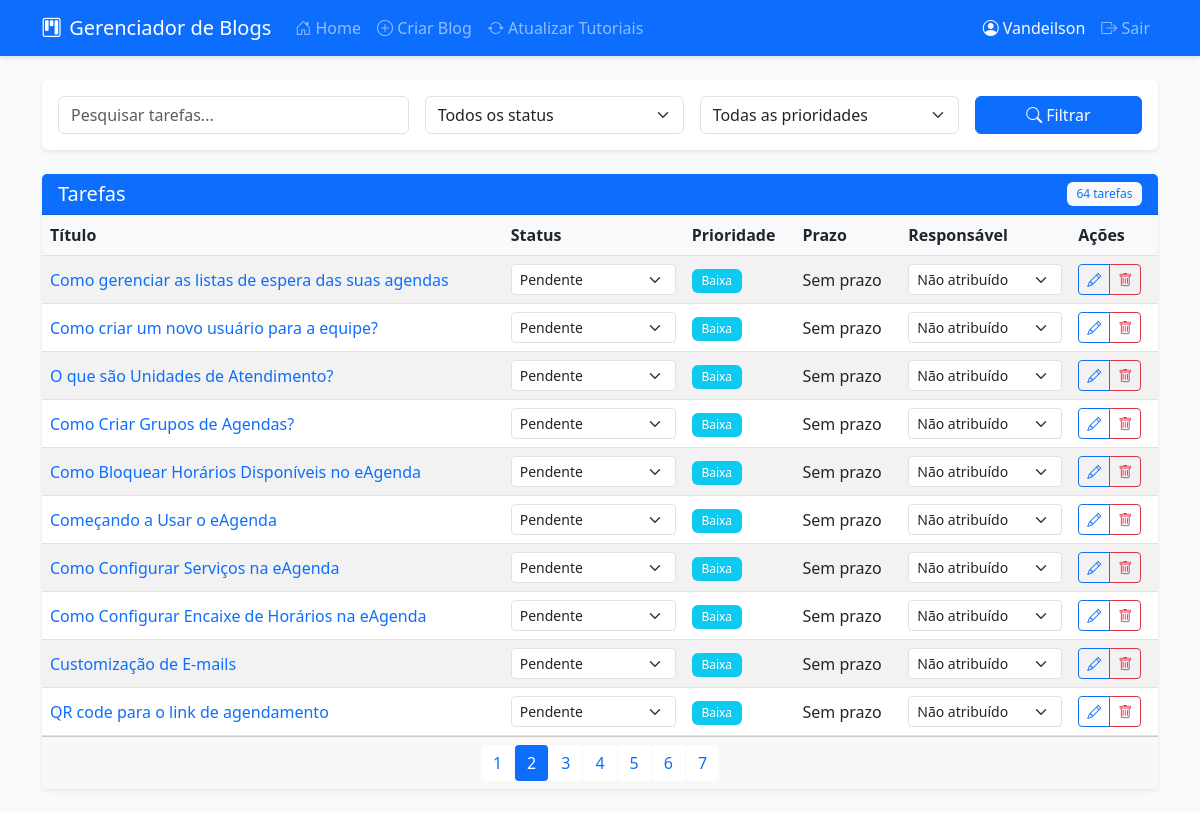
Page /?page=2&search= (signed in) on the committed database.
### app.py (models this page shows)
class User(db.Model):
    id = db.Column(db.Integer, primary_key=True)
    username = db.Column(db.String(80), unique=True, nullable=False)
    password = db.Column(db.String(120), nullable=False)
    role = db.Column(db.String(20), nullable=False, default='reviewer')
    tasks = db.relationship('Task', backref='assignee', lazy=True)
    comments = db.relationship('TaskComment', backref='user', lazy=True)

class Task(db.Model):
    id = db.Column(db.Integer, primary_key=True)
    title = db.Column(db.String(200), nullable=False)      # Mantido
    status = db.Column(db.String(20), default='pending')   # Mantido
    priority = db.Column(db.Integer, default=3)            # Mantido
    deadline = db.Column(db.DateTime)                      # Mantido
    created_at = db.Column(db.DateTime, default=datetime.utcnow)
    updated_at = db.Column(db.DateTime, default=datetime.utcnow, onupdate=datetime.utcnow)
    assigned_to = db.Column(db.Integer, db.ForeignKey('user.id'))  # Mantido
    url = db.Column(db.String(500))                        # Mantido
    is_active = db.Column(db.Boolean, default=True)        # Mantido
    comments = db.relationship('TaskComment', backref='task', lazy=True, order_by='TaskComment.created_at')  # Mantido

### app.py (the view)
@app.route('/')
@login_required
def index():
    page = request.args.get('page', 1, type=int)
    per_page = 10
    query = Task.query.filter_by(is_active=True)
    status_filter = request.args.get('status')
    priority_filter = request.args.get('priority', type=int)
    search = request.args.get('search', '').strip()
    if status_filter:
        query = query.filter_by(status=status_filter)
    if priority_filter:
        query = query.filter_by(priority=priority_filter)
    if search:
        query = query.filter(Task.title.ilike(f'%{search}%'))
    if session.get('role') != 'admin':
        query = query.filter_by(assigned_to=session['user_id'])
    tasks = query.order_by(Task.priority.asc(), Task.deadline.asc())\
                .paginate(page=page, per_page=per_page, error_out=False)
    users = User.query.all() if session.get('role') == 'admin' else []
    return render_template('index.html',
                         tasks=tasks,
                         users=users,
                         status_filter=status_filter,
                         priority_filter=priority_filter,
                         search=search)

### app.py (called while the page is built)
def login_required(f):
    @wraps(f)
    def decorated_function(*args, **kwargs):
        if 'user_id' not in session:
            return redirect(url_for('login'))
        return f(*args, **kwargs)
    return decorated_function

### templates/index.html (shortened to what this page needs)
{% extends "base.html" %}
{% block content %}
<div class="row mb-4">
    <div class="col-md-12">
        <div class="card">
            <div class="card-body">
                <form method="GET" class="row g-3">
                    <div class="col-md-4">
                        <input type="text" class="form-control" name="search" placeholder="Pesquisar tarefas..." value="{{ search }}">
                    </div>
                    <div class="col-md-3">
                        <select class="form-select" name="status">
                            <option value="">Todos os status</option>
                        </select>
                    </div>
                    <div class="col-md-3">
                        <select class="form-select" name="priority">
                            <option value="">Todas as prioridades</option>
                        </select>
                    </div>
                    <div class="col-md-2">
                        <button type="submit" class="btn btn-primary w-100">
                            <i class="bi bi-search"></i> Filtrar
                        </button>
                    </div>
                </form>
            </div>
        </div>
    </div>
</div>
<div class="row">
    <div class="col-md-12">
        <div class="card">
            <div class="card-header bg-primary text-white d-flex justify-content-between align-items-center">
                <h5 class="mb-0">Tarefas</h5>
                <span class="badge bg-light text-primary">{{ tasks.total }} tarefas</span>
            </div>
            <div class="table-responsive">
                <table class="table table-hover table-striped mb-0">
                    <thead>
                        <tr>
                            <th>Título</th>
                            <th>Status</th>
                            <th>Prioridade</th>
                            <th>Prazo</th>
                            <th>Responsável</th>
                            <th>Ações</th>
                        </tr>
                    </thead>
                    <tbody>
                        {% for task in tasks.items %}
                        <tr>
                            <td>
                                <a href="{{ task.url }}" target="_blank" class="text-decoration-none">
                                    {{ task.title }}
                                </a>
                            </td>
                            <td>
                                <select class="form-select form-select-sm status-select" data-task-id="{{ task.id }}"
                                    {% if session.role != 'admin' and task.assigned_to != session.user_id %}disabled{% endif %}>
                                    <option value="pending" {% if task.status == 'pending' %}selected{% endif %}>Pendente</option>
                                </select>
                            </td>
                            <td>
                                <span class="badge {% if task.priority == 1 %}bg-danger{% elif task.priority == 2 %}bg-warning{% else %}bg-info{% endif %}">
                                    {% if task.priority == 1 %}Alta{% elif task.priority == 2 %}Média{% else %}Baixa{% endif %}
                                </span>
                            </td>
                            <td>
                                {% if task.deadline %}
                                    {{ task.deadline.strftime('%d/%m/%Y') }}
                                {% else %}
                                    Sem prazo
                                {% endif %}
                            </td>
                            <td>
                                {% if session.role == 'admin' %}
                                <select class="form-select form-select-sm assign-select" data-task-id="{{ task.id }}">
                                    <option value="">Não atribuído</option>
                                </select>
                                {% else %}
                                {{ task.assignee.username if task.assignee else 'Não atribuído' }}
                                {% endif %}
                            </td>
                            <td>
                                <div class="btn-group">
                                    <button type="button" class="btn btn-sm btn-outline-primary"
                                            data-bs-toggle="modal" data-bs-target="#taskModal"
                                            data-task-id="{{ task.id }}"
                                            data-task-title="{{ task.title }}"
                                            data-task-deadline="{{ task.deadline.strftime('%Y-%m-%d') if task.deadline else '' }}"
                                            data-task-priority="{{ task.priority }}">
                                        <i class="bi bi-pencil"></i>
                                    </button>
                                    {% if session.role == 'admin' %}
                                    <button type="button" class="btn btn-sm btn-outline-danger delete-task" data-task-id="{{ task.id }}">
                                        <i class="bi bi-trash"></i>
                                    </button>
                                    {% endif %}
                                </div>
                            </td>
                        </tr>
                        {% endfor %}
                    </tbody>
                </table>
            </div>
            {% if tasks.pages > 1 %}
            <div class="card-footer">
                <nav>
                    <ul class="pagination justify-content-center mb-0">
                        {% for page in range(1, tasks.pages + 1) %}
                        <li class="page-item {% if page == tasks.page %}active{% endif %}">
                            <a class="page-link" href="{{ url_for('index', page=page, status=status_filter, priority=priority_filter, search=search) }}">
                                {{ page }}
                            </a>
                        </li>
                        {% endfor %}
                    </ul>
                </nav>
            </div>
            {% endif %}
        </div>
    </div>
</div>
{% endblock %}

### templates/base.html (shortened to what this page needs)
<!DOCTYPE html>
<html lang="pt-BR">
<head>
    <link href="https://cdn.jsdelivr.net/npm/bootstrap@5.3.0/dist/css/bootstrap.min.css" rel="stylesheet">
    <link href="https://cdn.jsdelivr.net/npm/bootstrap-icons@1.10.0/font/bootstrap-icons.css" rel="stylesheet">
    <link href="{{ url_for('static', filename='css/style.css') }}" rel="stylesheet">
</head>
<body>
    <nav class="navbar navbar-expand-lg navbar-dark bg-primary">
        <div class="container">
            <a class="navbar-brand" href="{{ url_for('index') }}">
                <i class="bi bi-kanban me-2"></i>Gerenciador de Blogs
            </a>
            {% if session.get('user_id') %}
            <div class="collapse navbar-collapse" id="navbarNav">
                <ul class="navbar-nav me-auto">
                    <li class="nav-item">
                        <a class="nav-link" href="{{ url_for('index') }}">
                            <i class="bi bi-house-door"></i> Home
                        </a>
                    </li>
                    <li class="nav-item">
                        <a class="nav-link" href="{{ url_for('create_task') }}">
                            <i class="bi bi-plus-circle"></i> Criar Blog
                        </a>
                    </li>
                    {% if session.get('role') == 'admin' %}
                    <li class="nav-item">
                        <a class="nav-link sync-tasks" href="#" data-bs-toggle="modal" data-bs-target="#syncModal">
                            <i class="bi bi-arrow-repeat"></i> Atualizar Tutoriais
                        </a>
                    </li>
                    {% endif %}
                </ul>
                <ul class="navbar-nav">
                    <li class="nav-item">
                        <span class="nav-link text-light">
                            <i class="bi bi-person-circle"></i> {{ session.get('username') }}
                        </span>
                    </li>
                    <li class="nav-item">
                        <a class="nav-link" href="{{ url_for('logout') }}">
                            <i class="bi bi-box-arrow-right"></i> Sair
                        </a>
                    </li>
                </ul>
            </div>
            {% endif %}
        </div>
    </nav>
    <main class="container my-4">
        {% block content %}{% endblock %}
    </main>
</body>
</html>

### static/css/style.css (style rules this page uses)
:root { --primary-color: #0d6efd; --secondary-color: #6c757d; --success-color: #198754; --danger-color: #dc3545; --warning-color: #ffc107; --info-color: #0dcaf0; }
body { min-height: 100vh; display: flex; flex-direction: column; background-color: #f8f9fa; }
main { flex: 1; }
.navbar { box-shadow: 0 2px 4px rgba(0,0,0,.1); }
.navbar-brand i { font-size: 1.2rem; }
.card { border: none; box-shadow: 0 0.125rem 0.25rem rgba(0,0,0,.075); transition: transform 0.2s ease-in-out; }
.table { margin-bottom: 0; }
.table th { border-top: none; background-color: #f8f9fa; }
.table td { vertical-align: middle; }
.badge { padding: 0.5em 0.8em; font-weight: 500; }
.pagination { margin-bottom: 0; }
.page-link { border: none; margin: 0 2px; border-radius: 4px; }
.page-item.active .page-link { background-color: var(--primary-color); border-color: var(--primary-color); }

### rows in the picture
User: get "Vandeilson"
Task: title "Como gerenciar as listas de espera das suas agendas", status+id "Pendente", priority "Baixa", shows "Sem prazo"
Task: title "Como criar um novo usuário para a equipe?", status+id "Pendente", priority "Baixa", shows "Sem prazo"
Task: title "O que são Unidades de Atendimento?", status+id "Pendente", priority "Baixa", shows "Sem prazo"
Task: title "Como Criar Grupos de Agendas?", status+id "Pendente", priority "Baixa", shows "Sem prazo"
Task: title "Como Bloquear Horários Disponíveis no eAgenda", status+id "Pendente", priority "Baixa", shows "Sem prazo"
Task: title "Começando a Usar o eAgenda", status+id "Pendente", priority "Baixa", shows "Sem prazo"
Task: title "Como Configurar Serviços na eAgenda", status+id "Pendente", priority "Baixa", shows "Sem prazo"
Task: title "Como Configurar Encaixe de Horários na eAgenda", status+id "Pendente", priority "Baixa", shows "Sem prazo"
Task: title "Customização de E-mails", status+id "Pendente", priority "Baixa", shows "Sem prazo"
Task: title "QR code para o link de agendamento", status+id "Pendente", priority "Baixa", shows "Sem prazo"

### other values in the picture
{{ tasks.total }} "64"
{{ page }} "1" "2" "3" "4" "5" "6" "7"
